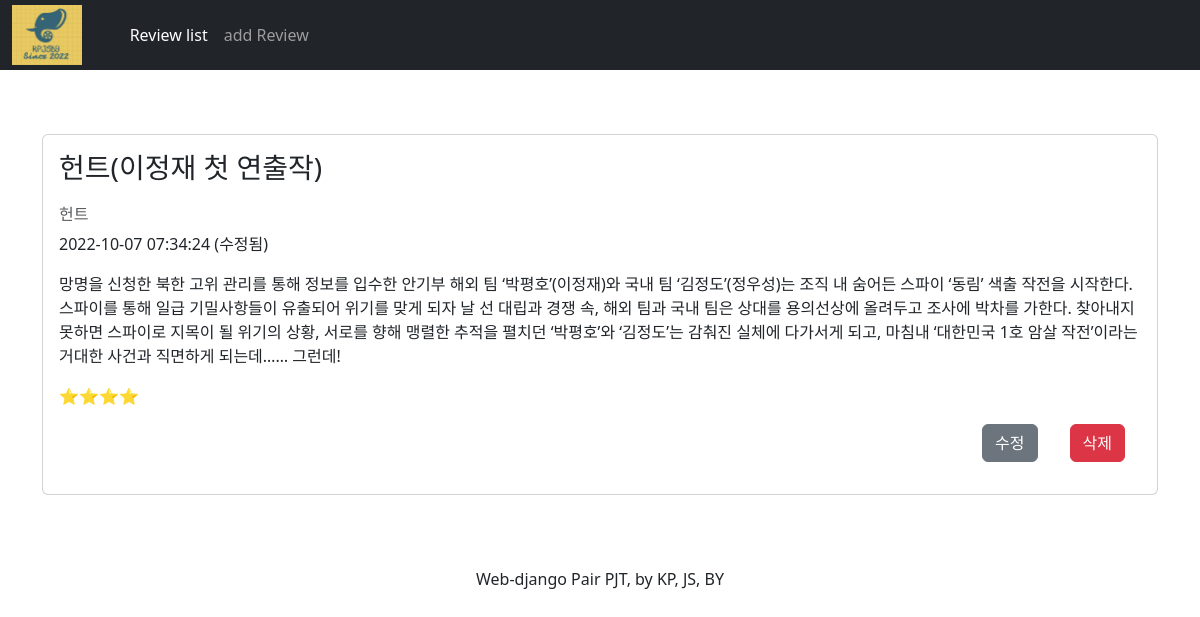
/index/2/, run on the app's committed database.
### reviews/models.py (models this page shows)
class Reviews(models.Model):
    title = models.CharField(max_length=20)
    content = models.TextField()
    movie_name = models.CharField(max_length=20)
    grade = models.IntegerField(default=3)
    created_at = models.DateTimeField(auto_now_add=True)
    updated_at = models.DateTimeField(auto_now=True)

### reviews/views.py (the view)
# urls.py: path("index/<int:pk>/", views.detail, name="detail"),
def detail(request, pk):
    review = Reviews.objects.get(pk=pk)
    context = {
        "review": review,
    }
    return render(request, "reviews/detail.html", context)

### reviews/templates/reviews/detail.html
{% extends 'base.html' %}
{% load static %}
{% block content %}
<div class="container py-5">
  <div class="card my-3">
    <div class="card-body">
      <h3 class="card-title mb-4">{{ review.title }}</h3>
      <h6 class="card-subtitle mb-2 text-muted">{{ review.movie_name }}</h6>
      <p class="card-text">
        {{ review.updated_at|date:'Y-m-d H:i:s' }}
        {% if review.created_at != review.updated_at %}
        (수정됨)
        {% endif %}
      </p>
      <p class="card-text">{{ review.content }}</p>
      <p class="card-text">
        {% if review.grade == 1 %}
        ⭐
        {% elif review.grade == 2 %}
        ⭐⭐
        {% elif review.grade == 3 %}
        ⭐⭐⭐
        {% elif review.grade == 4 %}
        ⭐⭐⭐⭐
        {% elif review.grade == 5 %}
        ⭐⭐⭐⭐⭐
        {% endif %}
      <div class="d-flex flex-row-reverse">
        <a class="btn btn-danger mx-3" href="{% url 'reviews:delete' review.pk %}">
          삭제
        </a>
        <a class="btn btn-secondary mx-3" href="{% url 'reviews:update' review.pk %}">
          수정
        </a>
      </div>
      </p>
    </div>
  </div>
</div>
{% endblock %}

### data on the page
Reviews: title "헌트(이정재 첫 연출작)", movie_name "헌트", updated_at "2022-10-07 07:34:24", content "망명을 신청한 북한 고위 관리를 통해 정보를 입수한 안기부 해외 팀 ‘박평호’(이정재)와 국내 팀 ‘김정도’(정우성)는 조직 내 숨어든 스파이 ‘동림’ 색출 작전을 시작한다. 스파이를 통해 일급 기밀사항들이 유출되어 위기를 맞게 되자 날 선 대립과 경쟁 속, 해외 팀과 국내 팀은 상대를 용의선상에 올려두고 조사에 박차를 가한다. 찾아내지 못하면 스파이로 지목이 될 위기의 상황, 서로를 향해 맹렬한 추적을 펼치던 ‘박평호’와 ‘김정도’는 감춰진 실체에 다가서게 되고, 마침내 ‘대한민국 1호 암살 작전’이라는 거대한 사건과 직면하게 되는데…… 그런데!"
